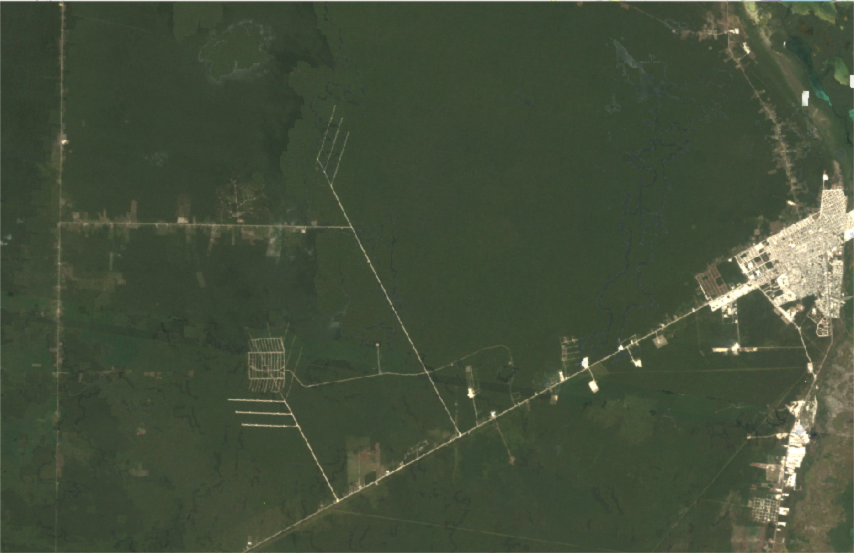
#> input picture 1985.png, 1708 x 1106 px, found by its file name (shown at 1/2 size)
$ jupyter execute Main_code.ipynb   (shell and % lines are left out)
#> lines starting #> are read from the running program, lines starting #| are printed output that depends on the picture
<a href="https://colab.research.google.com/github/Padmashree02/Deforestation-Analysis_HSV---Computer-Vision/blob/main/Main_code.ipynb" target="_parent"></a>

[cell 1]
#imported required libraries

import cv2
import matplotlib.pyplot as plt
import numpy as np
from IPython.display import Image
plt.rcParams['figure.figsize'] = (6.0, 6.0)
plt.rcParams['image.cmap'] = 'gray'

[cell 2]
#Read the image as an input data
f1985=cv2.imread('/content/1985.png')
#> f1985 is the input picture: shape (1106, 1708, 3); mean B, G, R 58.6, 79.3, 68.7
f1993=cv2.imread('/content/1993.png')
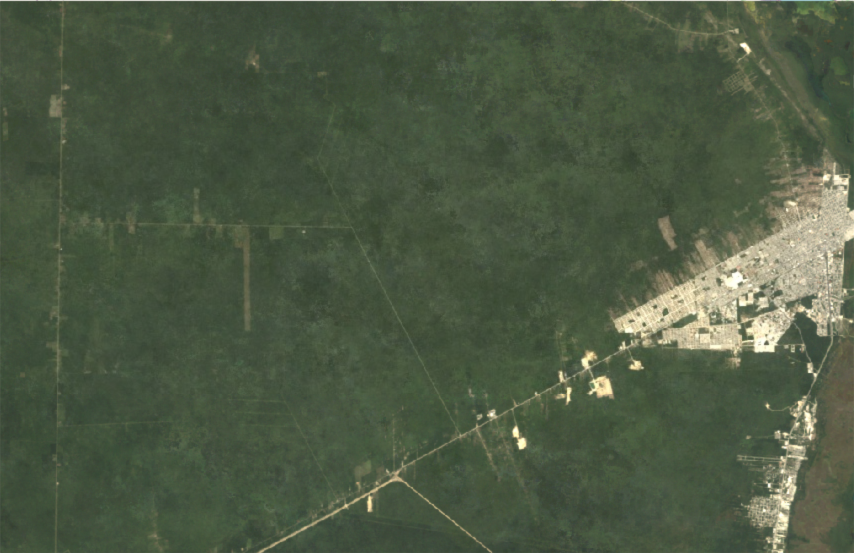
#> input picture 1993.png, 1708 x 1106 px, found by its file name (shown at 1/2 size)
#> f1993 is the input picture: shape (1106, 1708, 3); mean B, G, R 67.6, 89.8, 77.3
f2001=cv2.imread('/content/2001.png')
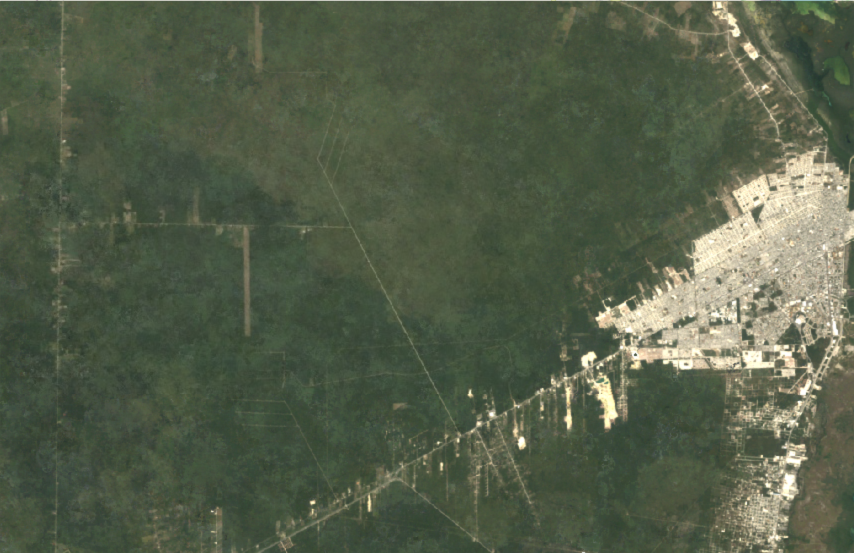
#> input picture 2001.png, 1708 x 1106 px, found by its file name (shown at 1/2 size)
#> f2001 is the input picture: shape (1106, 1708, 3); mean B, G, R 73.7, 94.8, 85
f2011=cv2.imread('/content/2011.png')
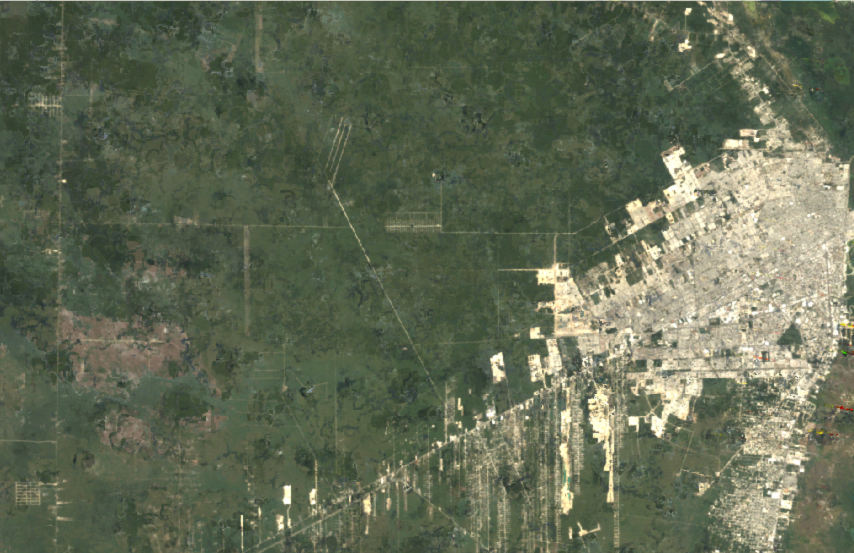
#> input picture 2011.png, 1708 x 1106 px, found by its file name (shown at 1/2 size)
#> f2011 is the input picture: shape (1106, 1708, 3); mean B, G, R 84.8, 106.9, 98.7

#Display of the input images
plt.figure(figsize=[20,20])
#> (this line was passed over: IPython is not available in this run)
plt.subplot(221);plt.imshow(f1985[:,:,::-1]);plt.title('1985')
#> (this line was passed over: IPython is not available in this run)
#> (this line was passed over: IPython is not available in this run)
#> (this line was passed over: IPython is not available in this run)
plt.subplot(222);plt.imshow(f1993[:,:,::-1]);plt.title('1993')
#> (this line was passed over: IPython is not available in this run)
#> (this line was passed over: IPython is not available in this run)
#> (this line was passed over: IPython is not available in this run)
plt.subplot(223);plt.imshow(f2001[:,:,::-1]);plt.title('2001')
plt.subplot(224);plt.imshow(f2011[:,:,::-1]);plt.title('2011');
